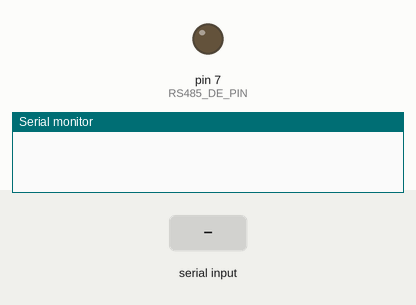
Recording of a sketch running on a simulated Arduino Uno, built with avr-gcc and run on an emulated ATmega328P. On the bench: output pins drawn as LEDs (lit = HIGH), the last lines printed to the serial monitor. Inputs (shaded band) come from the test bench.

Above: at 1.2 s.
1.3 s: "90,45\n" received over the second serial link
At 5.2 s:
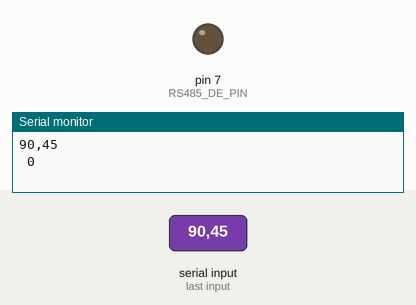
5.8 s: "5\n" received over the second serial link
At 9.8 s:
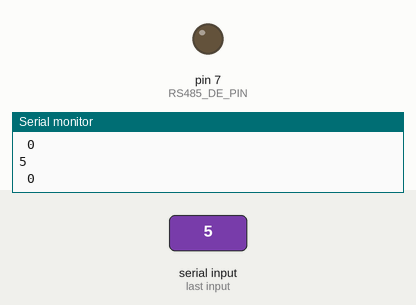
Timing chart, 0 to 11.3 s (numbered marks = the images above; inputs shaded):
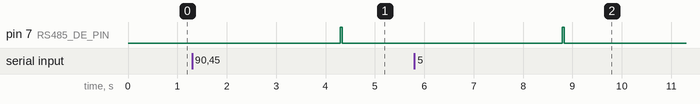

The sketch:

SerialEchoReply.ino
```cpp
#include <AltSoftSerial.h>


String str;
int rxcount;

AltSoftSerial altSerial;

#define RS485_DE_PIN 7

void setup() {
  // put your setup code here, to run once:
  Serial.begin(9600);
  altSerial.begin(9600);
#ifdef RS485_DE_PIN
  pinMode(RS485_DE_PIN, OUTPUT);
  digitalWrite(RS485_DE_PIN, LOW);
#endif
  rxcount=-1;
}

void loop() {
  // put your main code here, to run repeatedly:
  if(altSerial.available() > 0)
  {
      str = altSerial.readStringUntil('\t');
      Serial.print(str);
      rxcount = altSerial.parseInt();
      str = altSerial.readStringUntil('\n');
      Serial.print(" ");
      Serial.println(rxcount);
#ifdef RS485_DE_PIN
      digitalWrite(RS485_DE_PIN, HIGH);
      delay(10);
#endif
      altSerial.print("Echo Reply:   ");
      altSerial.print(rxcount);
#ifdef RS485_DE_PIN
      altSerial.flush();
      delay(10);
      digitalWrite(RS485_DE_PIN, LOW);
#endif
  }

}
```

Measured:
- after the input at 1.3 s, pin 7 (RS485_DE_PIN): LOW → HIGH after 3.0 s, → LOW 0.04 s later
- after the input at 5.8 s, pin 7 (RS485_DE_PIN): LOW → HIGH after 3.0 s, → LOW 0.04 s later
